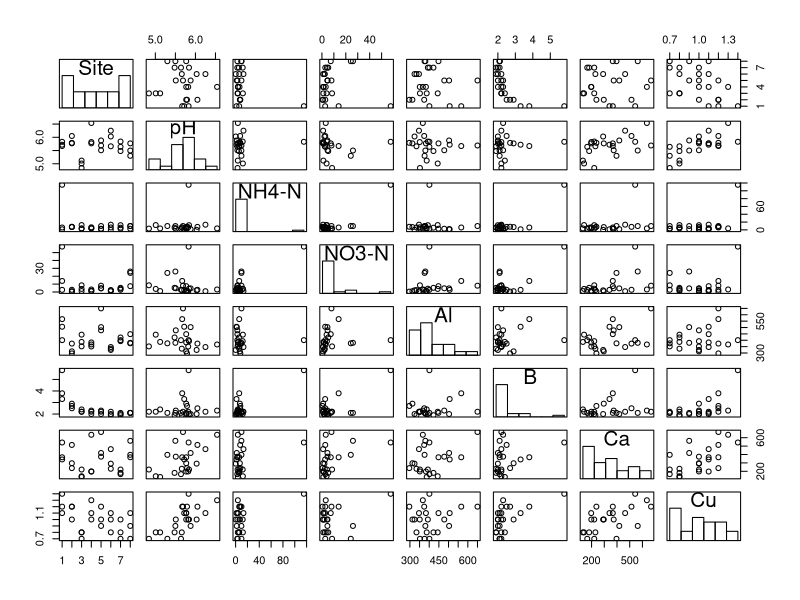
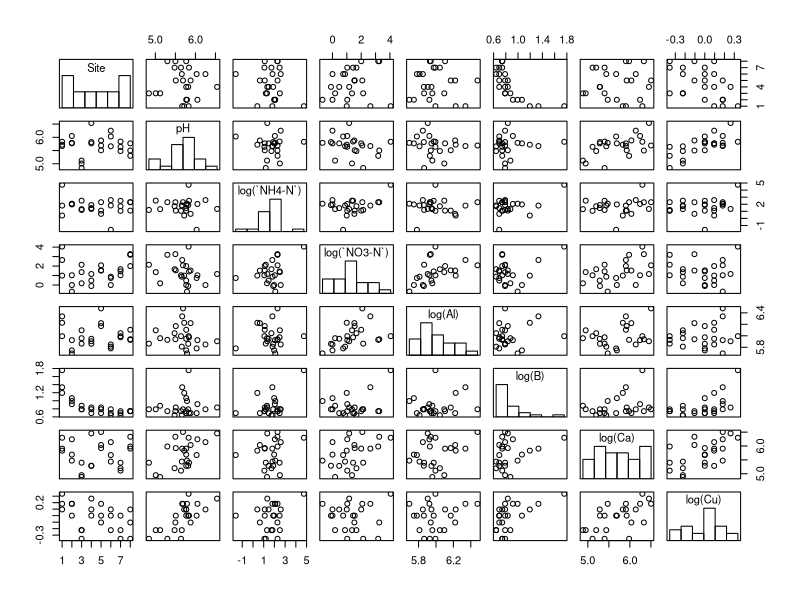
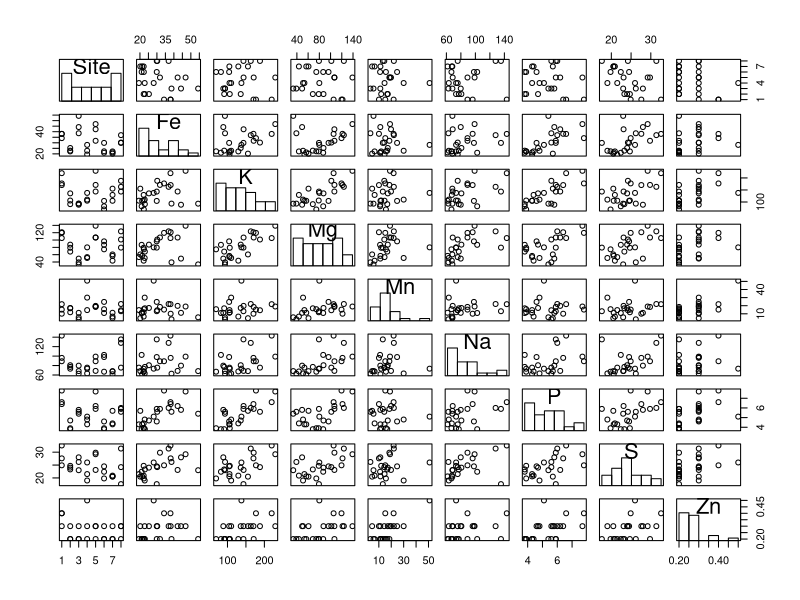
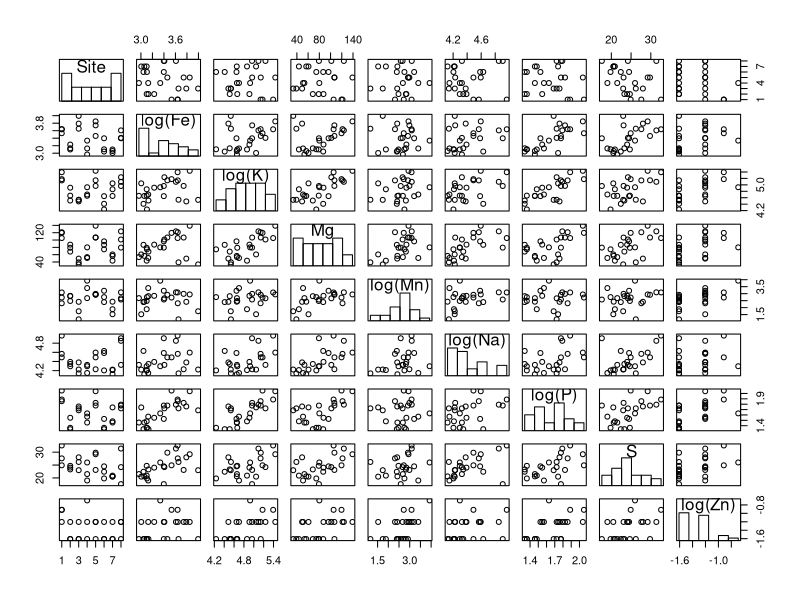
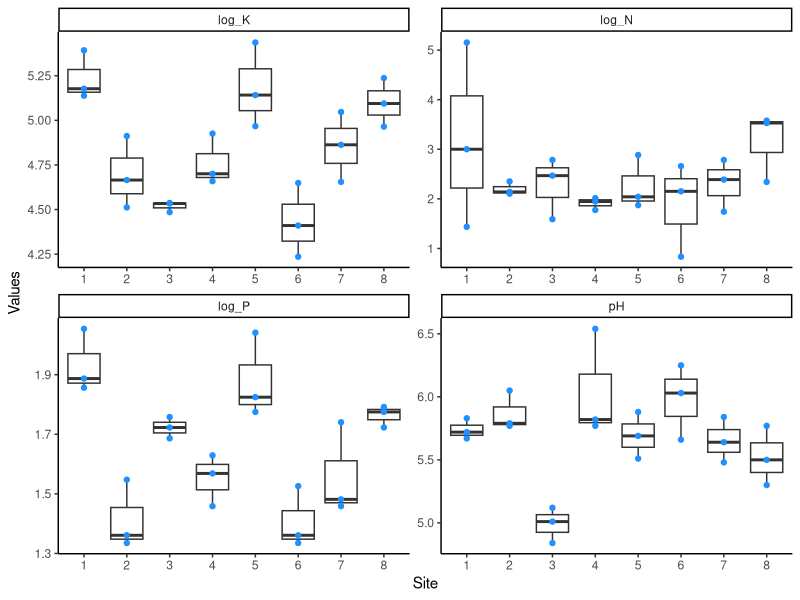
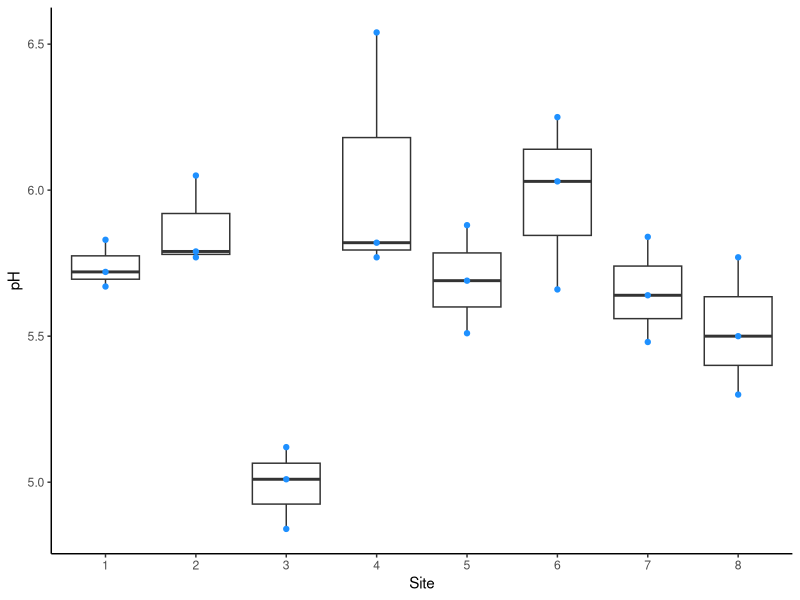
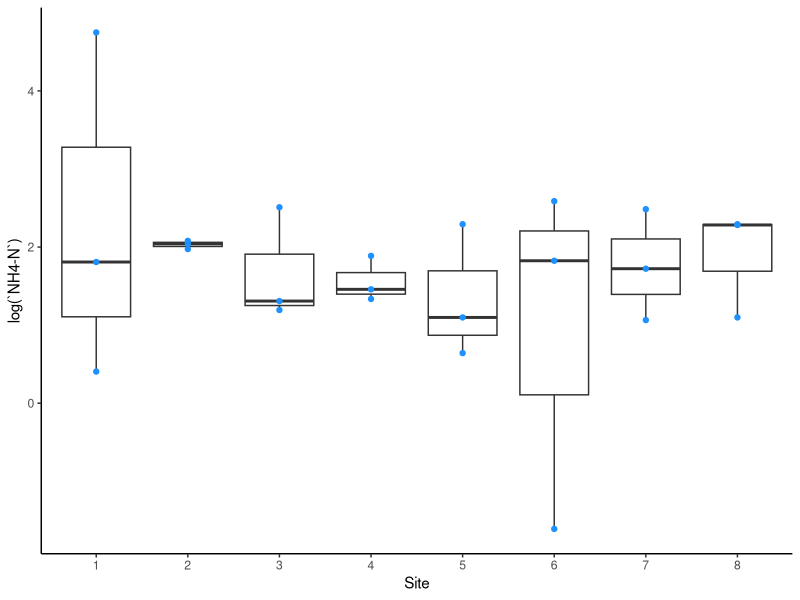

Write the R code that produced these figures, in order. (Note: this script raises an error after producing the figures.)
###################### Analysis of Soil from 2020 Perenjori Experiment
########## Alexandra Catling
### March 2021

library(tidyverse) 
library(lme4)
library(ggplot2)
library(emmeans)

#Importing data
soildata <- read_csv("Data/soil_analysis_2020.csv")
head(soildata)
str(soildata)
soildata$Site <- as.factor(soildata$Site)
str(soildata$Site)

###################Visualising and transforming distributions of data

panel.hist <- function(x, ...)
{
  usr <- par("usr"); on.exit(par(usr))
  par(usr = c(usr[1:2], 0, 1.5) )
  h <- hist(x, plot = FALSE, breaks=seq(min(x, na.rm=T), max(x, na.rm=T), length.out=7))
  breaks <- h$breaks; nB <- length(breaks)
  y <- h$counts; y <- y/max(y, na.rm=T)
  rect(breaks[-nB], 0, breaks[-1], y,...)
}

with(soildata, pairs(Site ~ pH + `NH4-N` + `NO3-N` + Al + B + Ca + Cu, diag.panel = panel.hist))
#pH normally distributed
#NH4-N has one huge outlier in Sample 1, logging helps
#NO3-N also has a big outlier (not as big) in Sample 1, logging helps
#Al left-skewed, logging maaaybe helps
#B has an outlier, logging doesn't really help
#Ca left-skewed, logging helps?
#Cu maybe left-skewed, logging helps
with(soildata, pairs(Site ~ pH + log(`NH4-N`) + log(`NO3-N`) + log(Al) + log(B) + log(Ca) + log(Cu), diag.panel = panel.hist))

with(soildata, pairs(Site ~ Fe + K + Mg + Mn + Na + P + S + Zn, diag.panel = panel.hist))
#Fe left-skewed, logging  kinda helps?
#K left-skewed, logging helps
#Mg more or less consistent
#Mn left-skewed with an outlier, logging helps
#Na left-skewed, logging kinda helps?
#P bit left-skewed, logging helps
#S normally distributed
#Zn left-skewed, logging doesn't really help
with(soildata, pairs(Site ~ log(Fe) + log(K) + Mg + log(Mn) + log(Na) + log(P) + S + log(Zn), diag.panel = panel.hist))

#Generating new columns for transformed variables
#Combining ammonium and nitrate to approximate plant-available nitrogen (N)

soildata <- soildata %>% mutate(log_NH4N = log(`NH4-N`), log_NO3N = log(`NO3-N`), log_Al = log(Al), log_Ca = log(Ca), log_Cu = log(Cu),
                                log_Fe = log(Fe), log_K = log(K), log_Mn = log(Mn), log_Na = log(Na), log_P = log(P), N = `NH4-N` + `NO3-N`, log_N = log(N))
glimpse(soildata)

#Making a list of variables (transformed) that I want to analyse (two different approaches here)
soildatavars <- soildata %>% select(Sample, Site, Plot, pH, log_NH4N, log_NO3N, log_Al, B, log_Ca, log_Cu, log_Fe, log_K, Mg,
                                    log_Mn, log_Na, log_P, S, Zn)
#Margie and John suggested CEC (soil cation exchange capacity), nitrate, pH, P, K.
soildataselect <- soildata %>% select(Sample, Site, Plot, pH, log_N, log_P, log_K)

### Need to make data tidy before I can plot all variables against Site
soildatatidy <- soildataselect %>% pivot_longer(cols = pH:log_K, names_to = "Variable", values_to = "Values")
  
ggplot(soildatatidy, aes(x = Site, y = Values))+
  geom_boxplot()+
  geom_point(colour = "dodgerblue")+
  theme_classic()+
  facet_wrap(~Variable, scales = "free")

  
########### pH example
ggplot(soildata, aes(x = Site, y = pH))+
  geom_boxplot()+
  geom_point(colour="dodgerblue")+
  theme_classic()

# Another way of representing it
# ggplot(soildata, aes(x=Site, y=pH)) + 
#   geom_point(colour="dodgerblue") +
#   geom_point(stat="summary", fun=mean, size=2.5) +
#   geom_errorbar(stat="summary", fun.data="mean_se",width=0,size=0.8)+
#   theme_bw()

#Statistical analysis
modelph1 <- aov(pH ~ Site, soildata)
summary(modelph1)
TukeyHSD(modelph1)

# Site 3 is significantly different from 1, 2, 4, 5 and 6

########### NH4-N
ggplot(soildata, aes(x = Site, y = log(`NH4-N`)))+
  geom_boxplot()+
  geom_point(colour="dodgerblue")+
  theme_classic()

par(mfrow=c(4, 4))

#Does this map to survival?

survivalsoil <- merge(soildata, survivalplot)

#pH
ggplot(survivalsoil, aes(y = n, x = pH))+
  geom_point(aes(colour = Site))+
  geom_smooth(method = "lm")+
  theme_classic()

survivalsoiltidy <- merge(soildatatidy, survivalplot)

#All
ggplot(survivalsoiltidy, aes(x = Values, y = n))+
  geom_point()+
  theme_classic()+
  geom_smooth(method = "lm")+
  facet_wrap(~Variable, scales = "free")

model1 <- lm(n ~ pH, survivalsoil)
summary(model1)

### Coming back to this May 2021
# Merging with seed count data

seedsoil <- merge(seeddata, soildata)
seedsoiltidy <- merge(seeddata, soildatatidy)

ggplot(seedsoil, aes(x = pH, y = log1_viable_seeds))+
  geom_jitter(alpha = 0.4)+
  geom_smooth(method="lm")+
  theme_classic()

ggplot(seedsoiltidy, aes(x = Values, y = log1_viable_seeds))+
  geom_point(alpha= 0.3)+
  theme_classic()+
  geom_smooth(method = "lm")+
  facet_wrap(~Variable, scales = "free")

seedsoilmodel1 <- glmer.nb(No_viable_seeds ~ pH + Na + S + (1|Plot), data = seedsoil)
summary(seedsoilmodel1)

######################### PCA #######################
### Coming back to this July 2021

#dataall from full_model_WA script
soildataall <- left_join(dataall, soildataselect)

abioticpcadata <- soildataall %>% select(plotid, pH, log_N, cc_percentage, log_P, log_K)

abioticpcadata <- as.data.frame(abioticpcadata[,-1])
rownames(abioticpcadata) <- abioticpcadata$plotid

soil_pca <- princomp(abioticpcadata, cor = TRUE)
biplot(soil_pca)
summary(soil_pca)
loadings(soil_pca)
#From my interpretation, PCA1 accounts for 57% of total variance, and is mostly described
# by N, canopy cover, P and K. PCA2 accounts for a further 25% (together a total of 82%)
# and is mostly described by pH (and K)

#Checking correlations (sure there's a better way to do this)
ggplot(soildataselect, aes(x = log_K, y = log_N))+
  geom_point()+
  geom_smooth(method="lm")+
  theme_classic()
ggplot(soildataselect, aes(x = log_K, y = log_P))+
  geom_point()+
  geom_smooth(method="lm")+
  theme_classic()
ggplot(soildataselect, aes(x = log_K, y = pH))+
  geom_point()+
  geom_smooth(method="lm")+
  theme_classic()
ggplot(soildataselect, aes(x = log_N, y = log_P))+
  geom_point()+
  geom_smooth(method="lm")+
  theme_classic()
ggplot(soildataselect, aes(x = log_N, y = pH))+
  geom_point()+
  geom_smooth(method="lm")+
  theme_classic()
ggplot(soildataselect, aes(x = log_P, y = pH))+
  geom_point()+
  geom_smooth(method="lm")+
  theme_classic()
